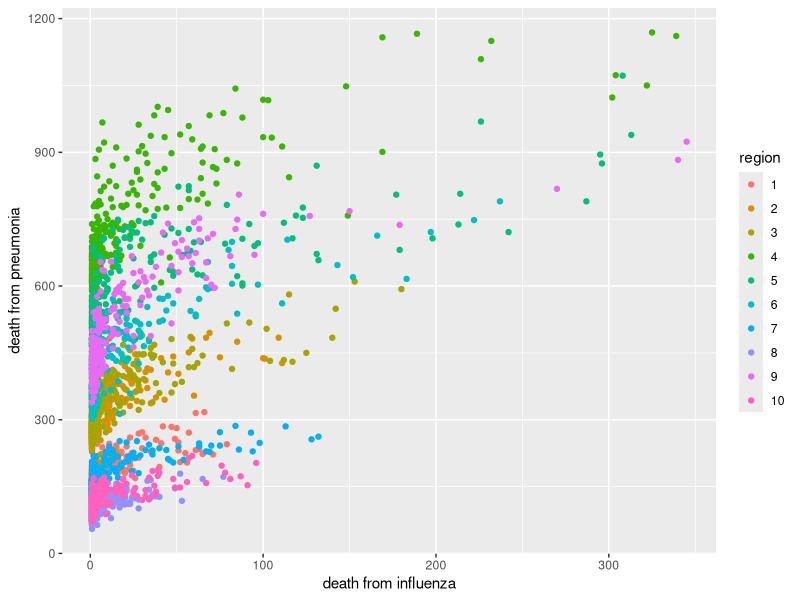
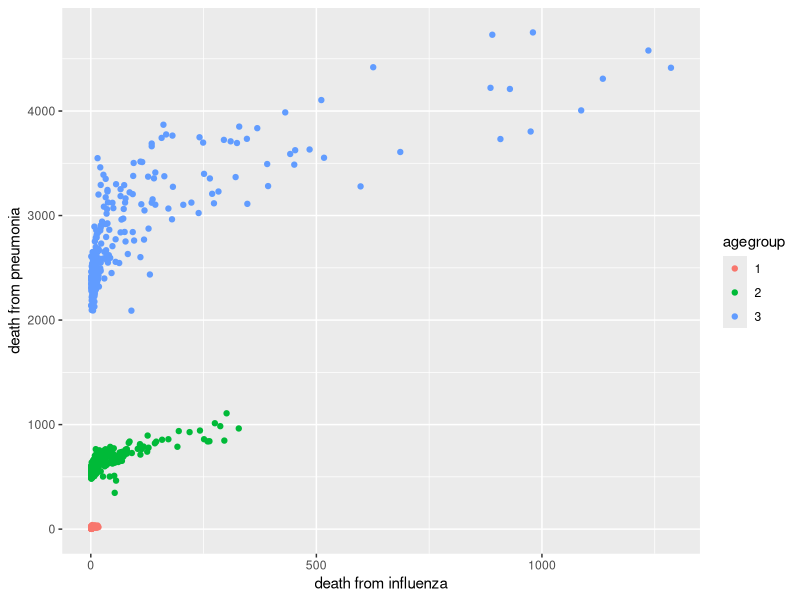
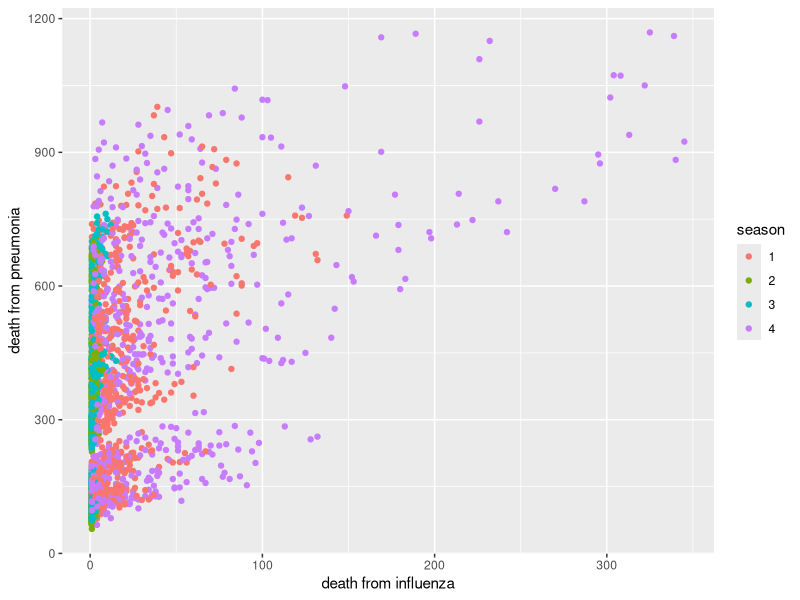
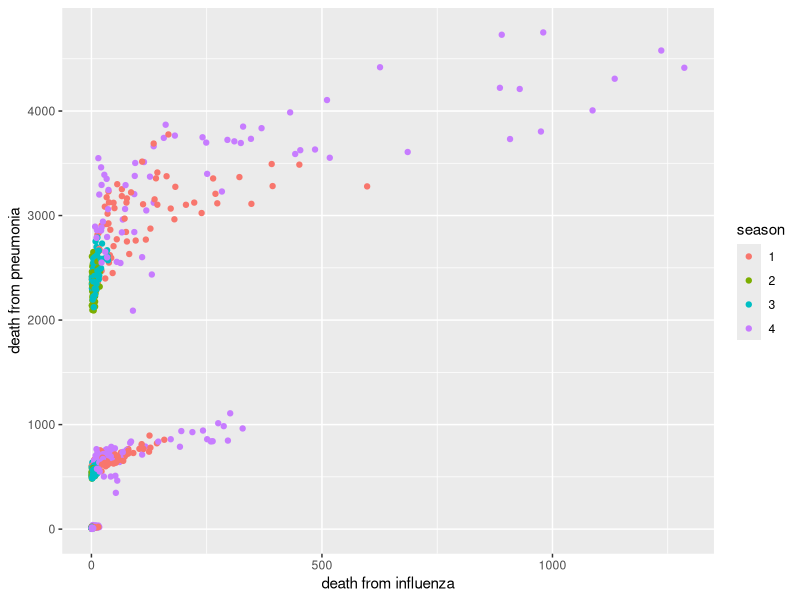
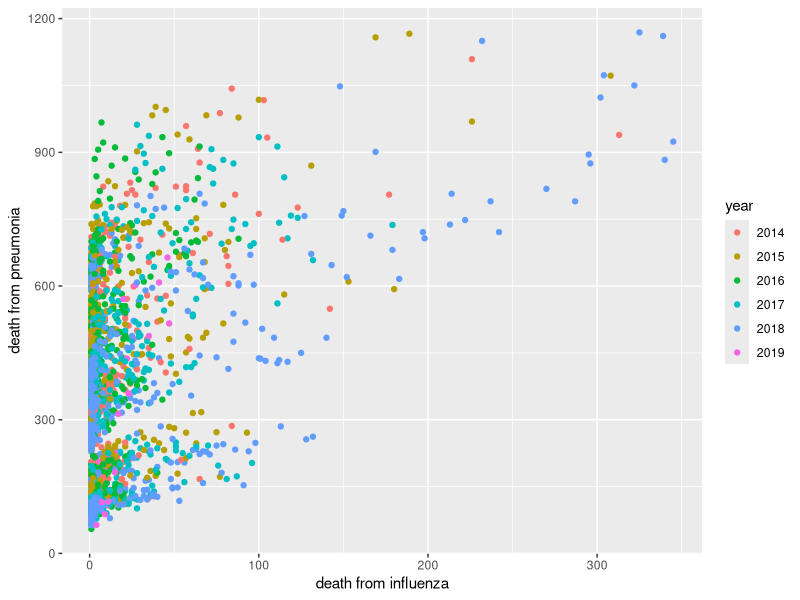
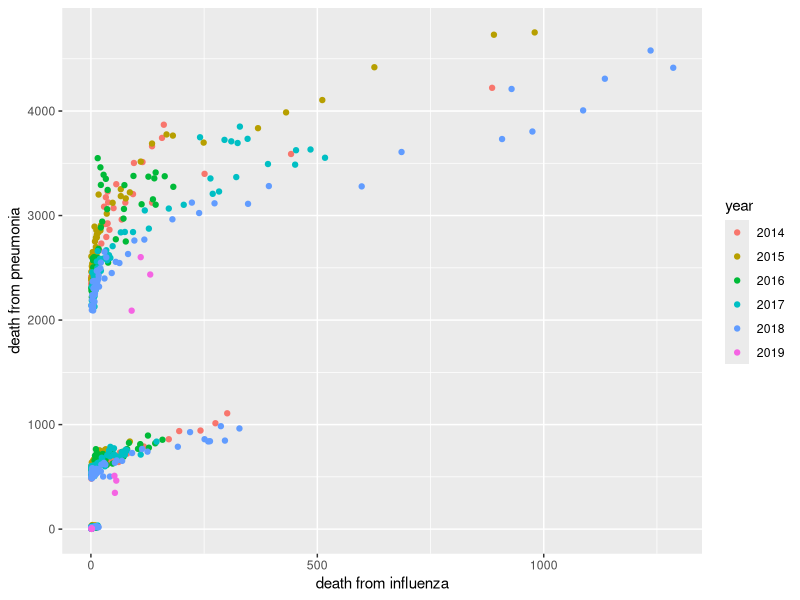
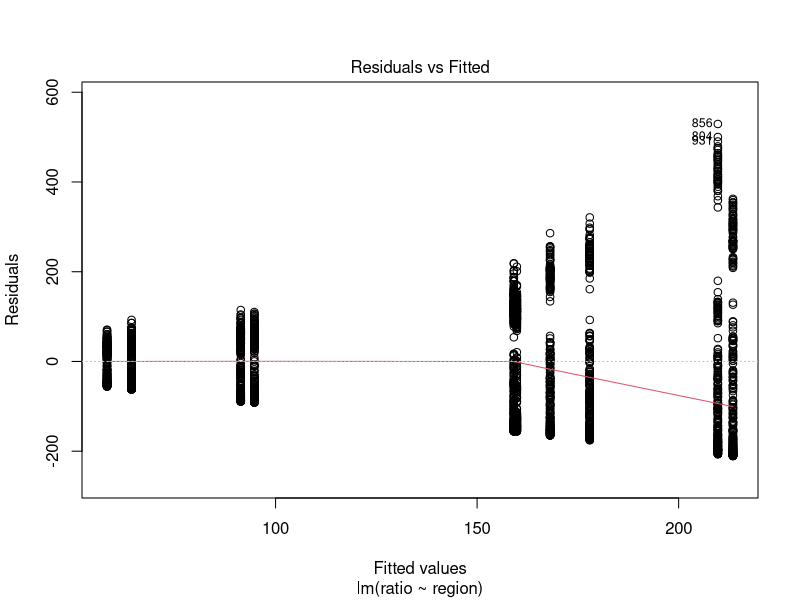
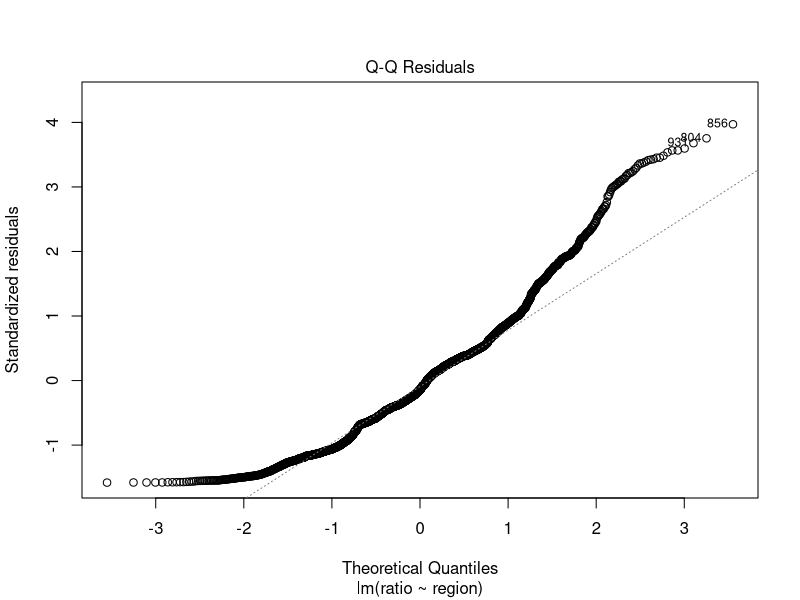

The R source for these figures, in order:
## ---- chunk 1
rm(list = ls())
library(plyr)
library(dplyr)
library(lubridate)
library(ggplot2)
# "Region" CSV file data cleaning
d.in<-read.csv("RegionIP2.csv")
#if(d.in$influenza.deaths == 0){d.in$influenza.deaths <- d.in$influenza.deaths + 1}
d.in2 <- d.in %>%
  filter(d.in$influenza.deaths == 0)
d.in <- filter(d.in, d.in$influenza.deaths != 0)
d.in2$influenza.deaths <- d.in2$influenza.deaths + 1
d.in <- rbind(d.in, d.in2)
d.in <- d.in %>%
  arrange(region, MMWR)
rm(data.frame = d.in2)
#d.in <- d.in%>%
#  -c(d.in$influenza.deaths == 0)
#d.in2$influenza.deaths <- d.in2$influenza.deaths + 1
#d.in$influenza.deaths <- d.in$influenza.deaths + 1
d.in <- d.in %>%
  mutate(ratio = pneumonia.deaths/influenza.deaths) 
#d.in$ratio[d.in$ratio == Inf] <- 1000
d.in <- d.in %>%
  mutate(year = floor(MMWR/100))
d.in <- d.in %>%
  mutate(week = MMWR - round(MMWR, -2))
d.in$week[d.in$week == -50] <- 50
d.in$week[d.in$week == -49] <- 51
d.in$week[d.in$week == -48] <- 52
d.in$week[d.in$week == -47] <- 53
d.in <- d.in %>%
  mutate(season = week)
#d.in <- data.frame(A= d.in$season(1:20),B=d.in$season(21:53))
#d.in$season[d.in$season[0:9]] <- "Winter"
df.1 <- subset(d.in, season>=9 & season<=21)
df.2 <- subset(d.in, season>=22 & season<=34)
df.3 <- subset(d.in, season>=35 & season<=47)
df.4 <- subset(d.in, season>=48 & season<=53)
df.5 <- subset(d.in, season>0 & season<=8)
df.1$season <- "1"
df.2$season <- "2"
df.3$season <- "3"
df.4$season <- "4"
df.5$season <- "4"
df.w <- rbind(df.5,df.4)
df.m <- rbind(df.1,df.2)
df.n <- rbind(df.3,df.w)
d.in0 <- rbind(df.m, df.n)
d.in0 <- d.in0 %>%
  arrange(region, MMWR)
rm(data.frame = d.in,df.1,df.2,df.3,df.4,df.5,df.m,df.n,df.w)

# "Age" CSV file data cleaning
d.out<-read.csv("AgeIP2.csv",header=TRUE)
d.out2 <- d.out %>%
  filter(d.out$influenza.deaths ==0)
d.out <- filter(d.out, d.out$influenza.deaths != 0)
d.out2$influenza.deaths <- d.out2$influenza.deaths + 1
d.out <- rbind(d.out, d.out2)
d.out <- d.out %>%
  arrange(MMWR, age)
rm(data.frame = d.out2)
d.out <- d.out %>%
  mutate(agegroup = age)
d.out$agegroup <- as.character(d.out$agegroup)
d.out$agegroup[d.out$agegroup == "0-17 years"] <- 1
d.out$agegroup[d.out$agegroup == "18-64 years"] <- 2
d.out$agegroup[d.out$agegroup == "65 years and older"] <- 3
d.out <- d.out %>%
  mutate(ratio = pneumonia.deaths/influenza.deaths) 
d.out <- d.out %>%
  mutate(year = floor(MMWR/100))
d.out <- d.out %>%
  mutate(week = MMWR - round(MMWR, -2))
d.out$week[d.out$week == -50] <- 50
d.out$week[d.out$week == -49] <- 51
d.out$week[d.out$week == -48] <- 52
d.out$week[d.out$week == -47] <- 53
d.out <- d.out %>%
  mutate(season = week)
df.6 <- subset(d.out, season>=9 & season<=21)
df.7 <- subset(d.out, season>=22 & season<=34)
df.8 <- subset(d.out, season>=35 & season<=47)
df.9 <- subset(d.out, season>=48 & season<=53)
df.10 <- subset(d.out, season>0 & season<=8)
df.6$season <- "1"
df.7$season <- "2"
df.8$season <- "3"
df.9$season <- "4"
df.10$season <- "4"
df.o <- rbind(df.10,df.9)
df.p <- rbind(df.6,df.7)
df.q <- rbind(df.8,df.o)
d.out0 <- rbind(df.p, df.q)
d.out0 <- d.out0 %>%
  arrange(MMWR, agegroup)
rm(data.frame = d.out,df.6,df.7,df.8,df.9,df.10,df.o,df.p,df.q)

#We use d.in0 for region chart and d.out0 for age chart
## ---- chunk 2
###Table 1
#Organize variable type
d.in0 <- d.in0 %>%
  mutate(region = as.factor(region), season = as.factor(season),year = as.factor(year),pneumonia.deaths=as.numeric(pneumonia.deaths))

d.out0 <- d.out0 %>%
  mutate(agegroup = as.factor(agegroup), season = as.factor(season),year = as.factor(year))

#Calculating totals
intotalr = sum(d.in0$influenza.deaths)
intotalr
pntotalr = sum(d.in0$pneumonia.deaths)
pntotalr

intotala = sum(d.out0$influenza.deaths)
intotala
pntotala = sum(d.out0$pneumonia.deaths)
pntotala

#count region
d.table1region <- d.in0 %>%
  group_by(region) %>%
  summarize(infcount = sum(influenza.deaths),pncount = sum(pneumonia.deaths))%>%
  mutate(infperc = infcount/intotalr*100,pnperc = pncount/pntotalr*100)

#count season region chart
d.table1rseason <- d.in0 %>%
  group_by(season) %>%
  summarize(infcount = sum(influenza.deaths),pncount = sum(pneumonia.deaths))%>%
  mutate(infperc = infcount/intotalr*100,pnperc = pncount/pntotalr*100)

#count year region chart
d.table1ryear <- d.in0 %>%
  group_by(year) %>%
  summarize(infcount = sum(influenza.deaths),pncount = sum(pneumonia.deaths))%>%
  mutate(infperc = infcount/intotalr*100,pnperc = pncount/pntotalr*100)


#count age
d.table1age <- d.out0 %>%
  group_by(agegroup) %>%
  summarize(infcount = sum(influenza.deaths),pncount = sum(pneumonia.deaths))%>%
  mutate(infperc = infcount/intotala*100,pnperc = pncount/pntotala*100)

#count season age chart
d.table1aseason <- d.out0 %>%
  group_by(season) %>%
  summarize(infcount = sum(influenza.deaths),pncount = sum(pneumonia.deaths))%>%
  mutate(infperc = infcount/intotala*100,pnperc = pncount/pntotala*100)

#count year age chart
d.table1ayear <- d.out0 %>%
  group_by(year) %>%
  summarize(infcount = sum(influenza.deaths),pncount = sum(pneumonia.deaths))%>%
  mutate(infperc = infcount/intotalr*100,pnperc = pncount/pntotalr*100)

##week beta and CI
#week ~ in - age
m.wi <- lm(d.out0$influenza.deaths ~ d.out0$week)
summary(m.wi)
confint(m.wi)
#week ~ pn - age
m.wp <- lm(d.out0$pneumonia.deaths ~ d.out0$week)
summary(m.wp)
confint(m.wp)
#week ~ in - region
m.wi1 <- lm(d.in0$influenza.deaths ~ d.in0$week)
summary(m.wi1)
confint(m.wi1)
#week ~ pn - region
m.wp2 <- lm(d.in0$pneumonia.deaths ~ d.in0$week)
summary(m.wp2)
confint(m.wp2)
## ---- chunk 3
#Region
ggplot(d.in0,aes(influenza.deaths,y = pneumonia.deaths, group = region,col = region)) + geom_point() +labs(x = "death from influenza",y = "death from pneumonia")
#Age
ggplot(d.out0,aes(influenza.deaths,y = pneumonia.deaths, group = agegroup,col = agegroup)) + geom_point() +labs(x = "death from influenza",y = "death from pneumonia")
#Season-Region
ggplot(d.in0,aes(influenza.deaths,y = pneumonia.deaths, group = season,col = season)) + geom_point() +labs(x = "death from influenza",y = "death from pneumonia")
#Season-Age
ggplot(d.out0,aes(influenza.deaths,y = pneumonia.deaths, group = season,col = season)) + geom_point() +labs(x = "death from influenza",y = "death from pneumonia")
#Year-region
ggplot(d.in0,aes(influenza.deaths,y = pneumonia.deaths, group = year,col = year)) + geom_point() +labs(x = "death from influenza",y = "death from pneumonia")
#Year-age
ggplot(d.out0,aes(influenza.deaths,y = pneumonia.deaths, group = year,col = year)) + geom_point() +labs(x = "death from influenza",y = "death from pneumonia")
## ---- chunk 4
#Ratio ~ region
m.rr <- lm(ratio ~ region,data = d.in0)
summary(m.rr)
plot(m.rr)

pv.rr <- summary(m.rr)$coefficient[,"Pr(>|t|)"]
names(pv.rr) <- NULL
pv.rr

ggplot(data = d.in0, aes(x = region, y = ratio))+geom_point(color='blue')+geom_smooth(color='red',data = d.in0, aes(x=region, y=ratio))
ggplot(data = d.in0, aes(x = region, y = ratio))+geom_point(color='blue')+geom_smooth(color='red',method = 'lm',data = d.in0, aes(x=region, y=ratio))
eqn.rr <-paste0("ratio = ",round(m.rr$coefficients["region"],3),"region+",round(m.rr$coefficients["(Intercept)"],3),"; rsq = ",round(summary(m.rr)$r.squared,3))
ggplot(data.frame(d.in0$region,d.in0$ratio), aes(x=d.in0$region, y=d.in0$ratio))+geom_point()+ stat_smooth(method=lm) + annotate("text", label=eqn.rr, parse=F,x=8.3,y=750)

## ---- chunk 5
#Ratio ~ season
m.rs <- lm(ratio ~ season,data = d.in0)
summary(m.rs)
plot(m.rs)

pv.rs <- summary(m.rs)$coefficient[,"Pr(>|t|)"]
names(pv.rs) <- NULL
pv.rs

ggplot(data = d.in0, aes(x = season, y = ratio))+geom_point(color='blue')+geom_smooth(color='red',data = d.in0, aes(x=season, y=ratio))
ggplot(data = d.in0, aes(x = season, y = ratio))+geom_point(color='blue')+geom_smooth(color='red',method = 'lm',data = d.in0, aes(x=season, y=ratio))
eqn.rs <-paste0("ratio = ",round(m.rs$coefficients["season"],3),"season+",round(m.rs$coefficients["(Intercept)"],3),"; rsq = ",round(summary(m.rs)$r.squared,3))
ggplot(data.frame(d.in0$season,d.in0$ratio), aes(x=d.in0$season, y=d.in0$ratio)) + geom_point()+stat_smooth(method=lm) + annotate("text", label=eqn.rs, parse=F,x=3.75,y=750)
# Since rsq is 0.329, ratio and season somewhat show the linear relationship

## ---- chunk 6
### multiple regression-region
m.lmregion <- lm(pneumonia.deaths ~ influenza.deaths + region + season + year + week, data = d.in0)
summary(m.lmregion)
## ---- chunk 7
### multiple regression-age
m.lmage <- lm(pneumonia.deaths ~ influenza.deaths + agegroup + season + year + week, data = d.out0)
summary(m.lmage)
## ---- chunk 8
### multiple regression on I - region
m.r <- lm(ratio ~ region + season + year + week,data = d.in0)
summary(m.r)
plot(m.r)

## ---- chunk 9
### multiple regression on I - age
m.a <- lm(ratio ~ agegroup + season + year + week,data = d.out0)
summary(m.a)
plot(m.a)
## ---- chunk 10
#k = 2 -- region
kmeans_in <- kmeans(d.in0,centers=2)
names(kmeans_in)
kmeans_in$cluster
kmeans_in$centers
plot(d.in0$week, d.in0$ratio,col=kmeans_in$cluster,xlab = "week", ylab ="ratio",main = "k-means plot for $k$ = 2, region chart",pch=20,cex=2)
points(kmeans_in$centers,col=1:2,pch=3,cex=3,lwd=3)

print(kmeans_in$betweenss)
print(kmeans_in$tot.withinss)
## ---- chunk 11
#k = 3 -- region
kmeans_in <- kmeans(d.in0,centers=3)
names(kmeans_in)
kmeans_in$cluster
kmeans_in$centers
plot(d.in0$week, d.in0$ratio,col=kmeans_in$cluster,xlab = "week", ylab ="ratio",main = "k-means plot for $k$ = 3, region chart",pch=20,cex=2)
points(kmeans_in$centers,col=1:3,pch=3,cex=3,lwd=3)

print(kmeans_in$betweenss)
print(kmeans_in$tot.withinss)
## ---- chunk 12
#k = 4 -- region
kmeans_in <- kmeans(d.in0,centers=4)
names(kmeans_in)
kmeans_in$cluster
kmeans_in$centers
plot(d.in0$week, d.in0$ratio,col=kmeans_in$cluster,xlab = "week", ylab ="ratio",main = "k-means plot for $k$ = 4, region chart",pch=20,cex=2)
points(kmeans_in$centers,col=1:4,pch=3,cex=3,lwd=3)

print(kmeans_in$betweenss)
print(kmeans_in$tot.withinss)

## ---- chunk 13
#k = 5 -- region
kmeans_in <- kmeans(d.in0,centers=5)
names(kmeans_in)
kmeans_in$cluster
kmeans_in$centers
plot(d.in0$week, d.in0$ratio,col=kmeans_in$cluster,xlab = "week", ylab ="ratio",main = "k-means plot for $k$ = 5, region chart",pch=20,cex=2)
points(kmeans_in$centers,col=1:5,pch=3,cex=3,lwd=3)

print(kmeans_in$betweenss)
print(kmeans_in$tot.withinss)
## ---- chunk 14
#k = 6 -- region
kmeans_in <- kmeans(d.in0,centers=6)
names(kmeans_in)
kmeans_in$cluster
kmeans_in$centers
plot(d.in0$week, d.in0$ratio,col=kmeans_in$cluster,xlab = "week", ylab ="ratio",main = "k-means plot for $k$ = 6, region chart",pch=20,cex=2)
points(kmeans_in$centers,col=1:6,pch=3,cex=3,lwd=3)

print(kmeans_in$betweenss)
print(kmeans_in$tot.withinss)
## ---- chunk 15
#clean dataset
d.ou0 <- subset(d.out0,select = -c(age,MMWR,influenza.deaths,pneumonia.deaths))

#k = 2 -- age
kmeans_ou <- kmeans(d.ou0,centers=2)

names(kmeans_ou)
kmeans_ou$cluster
kmeans_ou$centers

plot(d.ou0$week, d.ou0$ratio,col=kmeans_ou$cluster,xlab = "week", ylab ="ratio",pch=20,cex=2,main = "k-means plot for $k$ = 2, age chart")
points(kmeans_ou$centers,col=1:2,pch=3,cex=3,lwd=3)

print(kmeans_ou$betweenss)
print(kmeans_ou$tot.withinss)

## ---- chunk 16
#k = 3 -- age
kmeans_ou <- kmeans(d.ou0,centers=3)

names(kmeans_ou)
kmeans_ou$cluster
kmeans_ou$centers

plot(d.ou0$week, d.ou0$ratio,col=kmeans_ou$cluster,xlab = "week", ylab ="ratio",pch=20,cex=2,main = "k-means plot for $k$ = 3, age chart")
points(kmeans_ou$centers,col=1:3,pch=3,cex=3,lwd=3)

print(kmeans_ou$betweenss)
print(kmeans_ou$tot.withinss)

## ---- chunk 17
#k = 4 -- age
kmeans_ou <- kmeans(d.ou0,centers=4)

names(kmeans_ou)
kmeans_ou$cluster
kmeans_ou$centers

plot(d.ou0$week, d.ou0$ratio,col=kmeans_ou$cluster,xlab = "week", ylab ="ratio",pch=20,cex=2,main = "k-means plot for $k$ = 4, age chart")
points(kmeans_ou$centers,col=1:4,pch=3,cex=3,lwd=3)

print(kmeans_ou$betweenss)
print(kmeans_ou$tot.withinss)

## ---- chunk 18
#k = 5 -- age
kmeans_ou <- kmeans(d.ou0,centers=5)

names(kmeans_ou)
kmeans_ou$cluster
kmeans_ou$centers

plot(d.ou0$week, d.ou0$ratio,col=kmeans_ou$cluster,xlab = "week", ylab ="ratio",pch=20,cex=2,main = "k-means plot for $k$ = 5, age chart")
points(kmeans_ou$centers,col=1:5,pch=3,cex=3,lwd=3)

print(kmeans_ou$betweenss)
print(kmeans_ou$tot.withinss)

## ---- chunk 19
#k = 6 -- age
kmeans_ou <- kmeans(d.ou0,centers=6)

names(kmeans_ou)
kmeans_ou$cluster
kmeans_ou$centers

plot(d.ou0$week, d.ou0$ratio,col=kmeans_ou$cluster,xlab = "week", ylab ="ratio",pch=20,cex=2,main = "k-means plot for $k$ = 6, age chart")
points(kmeans_ou$centers,col=1:6,pch=3,cex=3,lwd=3)

print(kmeans_ou$betweenss)
print(kmeans_ou$tot.withinss)

